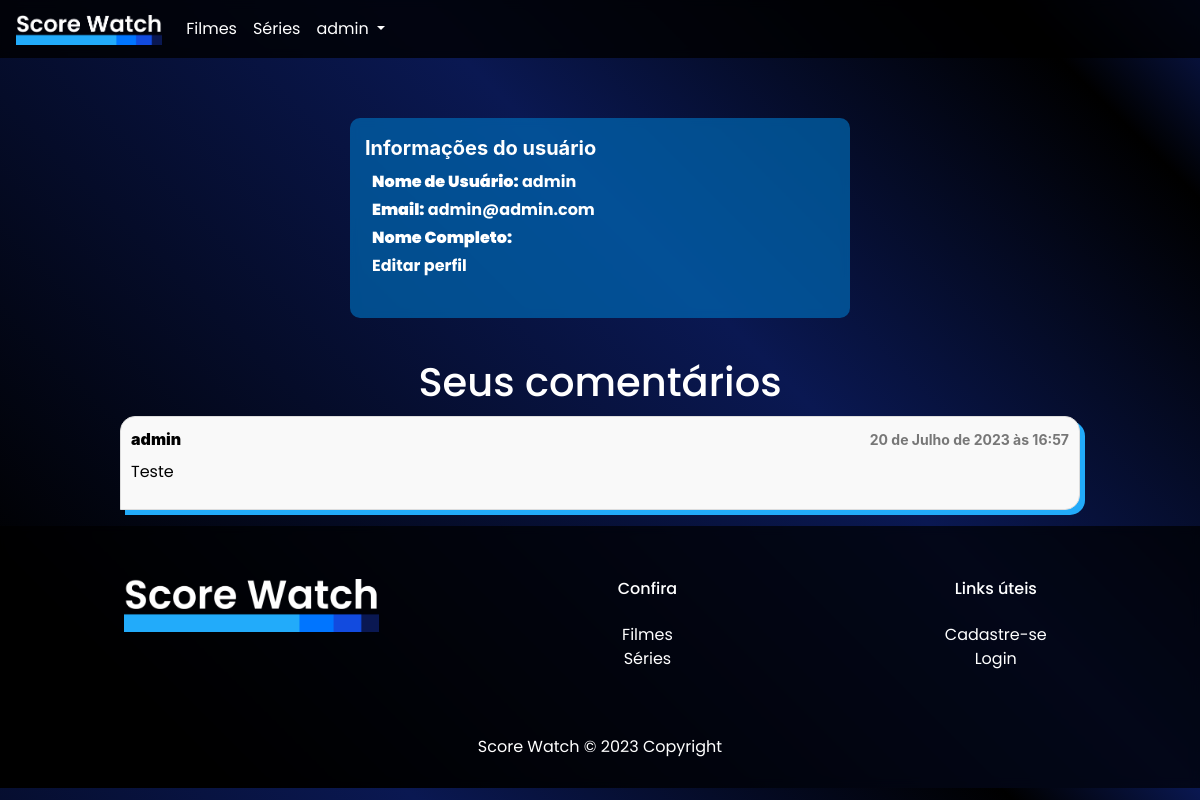
The page /perfil/ (signed in) on the database as committed earlier.
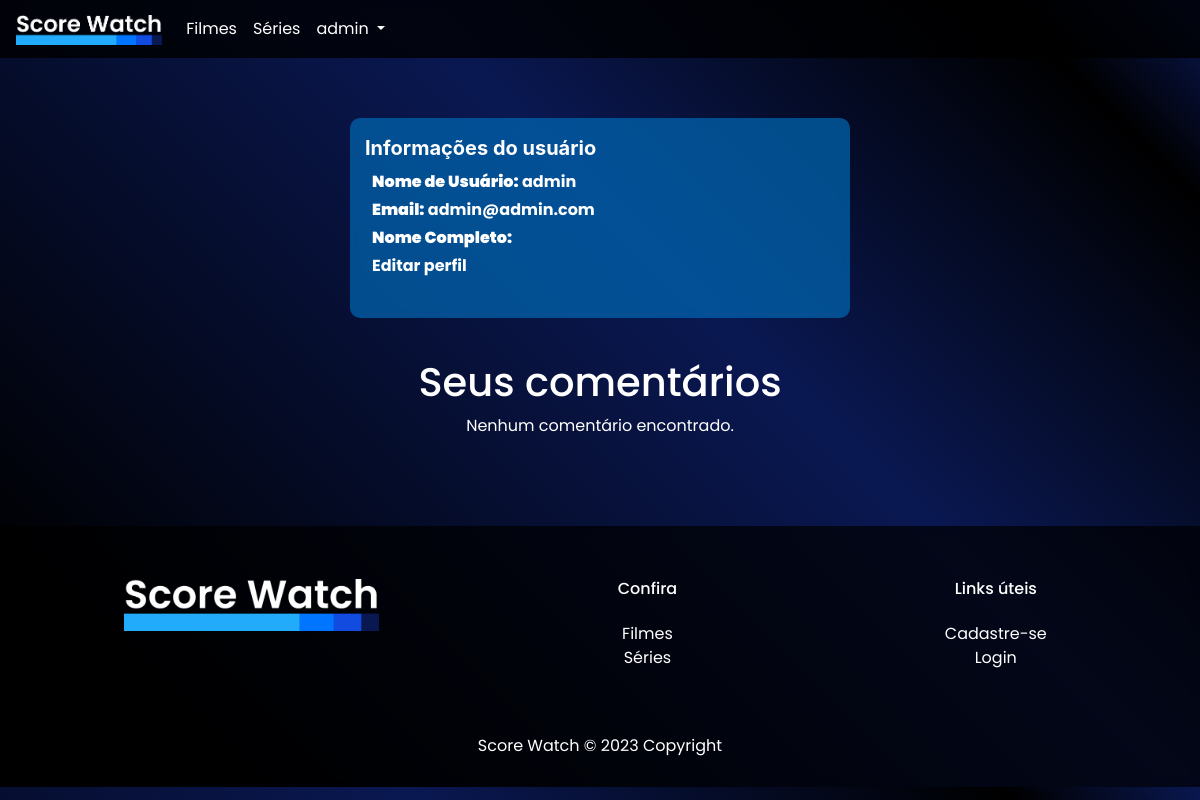
The same page on the database as committed later.
### score_watch_app/models.py (models this page shows, shortened)
class Comentario(models.Model):
    avaliacao = models.ForeignKey(Avaliacao, on_delete=models.CASCADE, related_name='comentarios')
    usuario = models.ForeignKey(User, on_delete=models.CASCADE)
    texto = models.TextField()
    data_comentario = models.DateTimeField(auto_now_add=True)

### score_watch_app/views.py (the view)
# urls.py: path('perfil/', views.perfil, name='perfil'),
@login_required
def perfil(request):
    comentarios_recentes = Comentario.objects.filter(usuario=request.user).order_by('-data_comentario')[:5]
    context = {
        'username': request.user.username,
        'email': request.user.email,
        'nome_completo': request.user.get_full_name(),
        'comentarios_recentes': comentarios_recentes,
    }
    return render(request, 'perfil.html', context)

### score_watch_app/templates/perfil.html (shortened to what this page needs)
<!DOCTYPE html>
<html>
<head>
    {% include 'head.html' %}
</head>
<body>
    {% include 'menu.html' %}
    <div class="painel-container" style="margin-top:5%">
        <div class="painel" style="text-align: left; height:200px">
            <div class="painel-header">Informações do usuário</div>
            <div class="painel-body">
                <p class="perfil-p"><strong>Nome de Usuário:</strong> {{ username }}</p>
                <p class="perfil-p"><strong>Email:</strong> {{ email }}</p>
                <p class="perfil-p"><strong>Nome Completo:</strong> {{ nome_completo }}</p>
                <a href="{% url 'editar-perfil' %}"><p class="perfil-p">Editar perfil</p></a>
            </div>
        </div>
    </div>
    <div style="display: block; margin-top: 30px;"><h1 class="topico">Seus comentários</h1></div>
    <div>
        {% if comentarios_recentes %}
            <ul class="comentarios-list">
                {% for comentario in comentarios_recentes %}
                    <li class="comentario-item">
                        <div class="comentario-info">
                            <strong>
                                {{ comentario.usuario }}
                            </strong>
                            <span class="data">{{ comentario.data_comentario }}</span>
                        </div>
                        <p class="texto">{{ comentario.texto }}</p>
                    </li>
                {% endfor %}
            </ul>
        {% else %}
            <p style="text-align:center">Nenhum comentário encontrado.</p><br><br><br>
        {% endif %}
    </div>
    {% include 'footer.html' %}
</body>
</html>

Rows that differ between the two databases and show on the page:
removed Comentario: usuario "admin", data_comentario "20 de Julho de 2023 às 16:57", texto "Teste"
Other text that changed with them:
text now shown: "Nenhum comentário encontrado."
